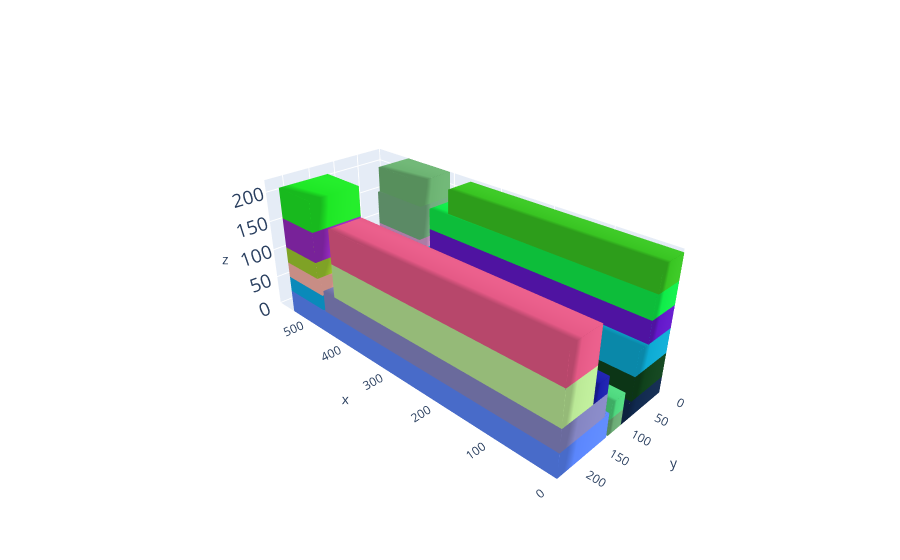

Write notebook code for a chart like this one.
### Code cell
# cont, execution_time,total_volume = MLCP_function(alpha=1.0,beta=0.0,gamma=0,delta=0,p=0,instance=2)
cont, execution_time,total_volume = MLCP_function(alpha=1.0,beta=3.0,gamma=0.1,delta=0.2,p=0.02,instance=2)

L = cont.l;W = cont.w; H = cont.h

box_dims = []
for aabb in cont.aabbs:
  box_dims.append([aabb.xmin,aabb.ymin,aabb.zmin,aabb.xmax,aabb.ymax,aabb.zmax])

bxplot.plot_container([L,W,H], box_dims)

### Figure 1 — Plotly figure (JSON) as saved in the notebook; plotly's stock layout.template omitted (floating-point values rounded to 4 significant figures)
{"data": [{"color": "rgb(15.849656461747625,40.50920388464932,77.92240220753962)", "i": [7, 0, 0, 0, 4, 4, 2, 6, 4, 0, 3, 7], "j": [3, 4, 1, 2, 5, 6, 5, 5, 0, 1, 2, 2], "k": [0, 7, 2, 3, 6, 7, 1, 2, 5, 5, 7, 6], "opacity": 1, "type": "mesh3d", "x": [0, 0, 567, 567, 0, 0, 567, 567], "y": [0, 97, 97, 0, 0, 97, 97, 0], "z": [0, 0, 0, 0, 27, 27, 27, 27]}, {"color": "rgb(90.31178085611711,133.60444878531285,251.37555087479797)", "i": [7, 0, 0, 0, 4, 4, 2, 6, 4, 0, 3, 7], "j": [3, 4, 1, 2, 5, 6, 5, 5, 0, 1, 2, 2], "k": [0, 7, 2, 3, 6, 7, 1, 2, 5, 5, 7, 6], "opacity": 1, "type": "mesh3d", "x": [0, 0, 546, 546, 0, 0, 546, 546], "y": [131, 233, 233, 131, 131, 233, 233, 131], "z": [0, 0, 0, 0, 39, 39, 39, 39]}, {"color": "rgb(14.986524602252333,65.72920644826232,27.011915468498106)", "i": [7, 0, 0, 0, 4, 4, 2, 6, 4, 0, 3, 7], "j": [3, 4, 1, 2, 5, 6, 5, 5, 0, 1, 2, 2], "k": [0, 7, 2, 3, 6, 7, 1, 2, 5, 5, 7, 6], "opacity": 1, "type": "mesh3d", "x": [0, 0, 510, 510, 0, 0, 510, 510], "y": [0, 78, 78, 0, 0, 78, 78, 0], "z": [27, 27, 27, 27, 66, 66, 66, 66]}, {"color": "rgb(131.94646428346257,133.05518350620062,194.43983745078398)", "i": [7, 0, 0, 0, 4, 4, 2, 6, 4, 0, 3, 7], "j": [3, 4, 1, 2, 5, 6, 5, 5, 0, 1, 2, 2], "k": [0, 7, 2, 3, 6, 7, 1, 2, 5, 5, 7, 6], "opacity": 1, "type": "mesh3d", "x": [0, 0, 452, 452, 0, 0, 452, 452], "y": [141, 233, 233, 141, 141, 233, 233, 141], "z": [39, 39, 39, 39, 75, 75, 75, 75]}, {"color": "rgb(12.877840011212633,170.61905869844304,210.8134820076926)", "i": [7, 0, 0, 0, 4, 4, 2, 6, 4, 0, 3, 7], "j": [3, 4, 1, 2, 5, 6, 5, 5, 0, 1, 2, 2], "k": [0, 7, 2, 3, 6, 7, 1, 2, 5, 5, 7, 6], "opacity": 1, "type": "mesh3d", "x": [0, 0, 408, 408, 0, 0, 408, 408], "y": [0, 78, 78, 0, 0, 78, 78, 0], "z": [66, 66, 66, 66, 105, 105, 105, 105]}, {"color": "rgb(186.28960444352148,232.34916764123966,150.1528926365548)", "i": [7, 0, 0, 0, 4, 4, 2, 6, 4, 0, 3, 7], "j": [3, 4, 1, 2, 5, 6, 5, 5, 0, 1, 2, 2], "k": [0, 7, 2, 3, 6, 7, 1, 2, 5, 5, 7, 6], "opacity": 1, "type": "mesh3d", "x": [0, 0, 424, 424, 0, 0, 424, 424], "y": [172, 233, 233, 172, 172, 233, 233, 172], "z": [75, 75, 75, 75, 131, 131, 131, 131]}, {"color": "rgb(12.297618088557957,172.75877883195795,232.49300289819544)", "i": [7, 0, 0, 0, 4, 4, 2, 6, 4, 0, 3, 7], "j": [3, 4, 1, 2, 5, 6, 5, 5, 0, 1, 2, 2], "k": [0, 7, 2, 3, 6, 7, 1, 2, 5, 5, 7, 6], "opacity": 1, "type": "mesh3d", "x": [456, 456, 546, 546, 456, 456, 546, 546], "y": [132, 233, 233, 132, 132, 233, 233, 132], "z": [39, 39, 39, 39, 65, 65, 65, 65]}, {"color": "rgb(106.65420251166535,171.44272359031447,116.88479190557149)", "i": [7, 0, 0, 0, 4, 4, 2, 6, 4, 0, 3, 7], "j": [3, 4, 1, 2, 5, 6, 5, 5, 0, 1, 2, 2], "k": [0, 7, 2, 3, 6, 7, 1, 2, 5, 5, 7, 6], "opacity": 1, "type": "mesh3d", "x": [0, 0, 404, 404, 0, 0, 404, 404], "y": [97, 127, 127, 97, 97, 127, 127, 97], "z": [0, 0, 0, 0, 26, 26, 26, 26]}, {"color": "rgb(241.72483499599994,207.52880974128203,213.25790172627043)", "i": [7, 0, 0, 0, 4, 4, 2, 6, 4, 0, 3, 7], "j": [3, 4, 1, 2, 5, 6, 5, 5, 0, 1, 2, 2], "k": [0, 7, 2, 3, 6, 7, 1, 2, 5, 5, 7, 6], "opacity": 1, "type": "mesh3d", "x": [486, 486, 587, 587, 486, 486, 587, 587], "y": [97, 127, 127, 97, 97, 127, 127, 97], "z": [0, 0, 0, 0, 26, 26, 26, 26]}, {"color": "rgb(98.52522860414581,23.52591832062202,200.91356287495265)", "i": [7, 0, 0, 0, 4, 4, 2, 6, 4, 0, 3, 7], "j": [3, 4, 1, 2, 5, 6, 5, 5, 0, 1, 2, 2], "k": [0, 7, 2, 3, 6, 7, 1, 2, 5, 5, 7, 6], "opacity": 1, "type": "mesh3d", "x": [0, 0, 400, 400, 0, 0, 400, 400], "y": [0, 56, 56, 0, 0, 56, 56, 0], "z": [105, 105, 105, 105, 140, 140, 140, 140]}, {"color": "rgb(250.6156091632272,176.80525786261092,165.83550499670199)", "i": [7, 0, 0, 0, 4, 4, 2, 6, 4, 0, 3, 7], "j": [3, 4, 1, 2, 5, 6, 5, 5, 0, 1, 2, 2], "k": [0, 7, 2, 3, 6, 7, 1, 2, 5, 5, 7, 6], "opacity": 1, "type": "mesh3d", "x": [456, 456, 546, 546, 456, 456, 546, 546], "y": [132, 233, 233, 132, 132, 233, 233, 132], "z": [65, 65, 65, 65, 91, 91, 91, 91]}, {"color": "rgb(77.63536740371123,214.70839873785923,125.5912083877279)", "i": [7, 0, 0, 0, 4, 4, 2, 6, 4, 0, 3, 7], "j": [3, 4, 1, 2, 5, 6, 5, 5, 0, 1, 2, 2], "k": [0, 7, 2, 3, 6, 7, 1, 2, 5, 5, 7, 6], "opacity": 1, "type": "mesh3d", "x": [0, 0, 404, 404, 0, 0, 404, 404], "y": [97, 127, 127, 97, 97, 127, 127, 97], "z": [26, 26, 26, 26, 52, 52, 52, 52]}, {"color": "rgb(154.87683844107656,146.39831520940953,55.71644986776117)", "i": [7, 0, 0, 0, 4, 4, 2, 6, 4, 0, 3, 7], "j": [3, 4, 1, 2, 5, 6, 5, 5, 0, 1, 2, 2], "k": [0, 7, 2, 3, 6, 7, 1, 2, 5, 5, 7, 6], "opacity": 1, "type": "mesh3d", "x": [486, 486, 587, 587, 486, 486, 587, 587], "y": [97, 127, 127, 97, 97, 127, 127, 97], "z": [26, 26, 26, 26, 52, 52, 52, 52]}, {"color": "rgb(228.62962934340933,89.335665169213,133.92797434652934)", "i": [7, 0, 0, 0, 4, 4, 2, 6, 4, 0, 3, 7], "j": [3, 4, 1, 2, 5, 6, 5, 5, 0, 1, 2, 2], "k": [0, 7, 2, 3, 6, 7, 1, 2, 5, 5, 7, 6], "opacity": 1, "type": "mesh3d", "x": [0, 0, 424, 424, 0, 0, 424, 424], "y": [172, 233, 233, 172, 172, 233, 233, 172], "z": [131, 131, 131, 131, 187, 187, 187, 187]}, {"color": "rgb(158.33660975565886,202.21949933749002,47.313214124455726)", "i": [7, 0, 0, 0, 4, 4, 2, 6, 4, 0, 3, 7], "j": [3, 4, 1, 2, 5, 6, 5, 5, 0, 1, 2, 2], "k": [0, 7, 2, 3, 6, 7, 1, 2, 5, 5, 7, 6], "opacity": 1, "type": "mesh3d", "x": [465, 465, 546, 546, 465, 465, 546, 546], "y": [136, 233, 233, 136, 136, 233, 233, 136], "z": [91, 91, 91, 91, 118, 118, 118, 118]}, {"color": "rgb(27.07539466222278,30.550080222717007,172.31857514479506)", "i": [7, 0, 0, 0, 4, 4, 2, 6, 4, 0, 3, 7], "j": [3, 4, 1, 2, 5, 6, 5, 5, 0, 1, 2, 2], "k": [0, 7, 2, 3, 6, 7, 1, 2, 5, 5, 7, 6], "opacity": 1, "type": "mesh3d", "x": [0, 0, 202, 202, 0, 0, 202, 202], "y": [142, 172, 172, 142, 142, 172, 172, 142], "z": [75, 75, 75, 75, 101, 101, 101, 101]}, {"color": "rgb(15.87118647939548,235.7539912358429,72.92374222815019)", "i": [7, 0, 0, 0, 4, 4, 2, 6, 4, 0, 3, 7], "j": [3, 4, 1, 2, 5, 6, 5, 5, 0, 1, 2, 2], "k": [0, 7, 2, 3, 6, 7, 1, 2, 5, 5, 7, 6], "opacity": 1, "type": "mesh3d", "x": [0, 0, 400, 400, 0, 0, 400, 400], "y": [0, 56, 56, 0, 0, 56, 56, 0], "z": [140, 140, 140, 140, 175, 175, 175, 175]}, {"color": "rgb(213.63401844606366,154.4279460492242,207.30443892933943)", "i": [7, 0, 0, 0, 4, 4, 2, 6, 4, 0, 3, 7], "j": [3, 4, 1, 2, 5, 6, 5, 5, 0, 1, 2, 2], "k": [0, 7, 2, 3, 6, 7, 1, 2, 5, 5, 7, 6], "opacity": 1, "type": "mesh3d", "x": [410, 410, 510, 510, 410, 410, 510, 510], "y": [0, 70, 70, 0, 0, 70, 70, 0], "z": [66, 66, 66, 66, 122, 122, 122, 122]}, {"color": "rgb(149.6209967478441,42.36863568715244,191.32265792182895)", "i": [7, 0, 0, 0, 4, 4, 2, 6, 4, 0, 3, 7], "j": [3, 4, 1, 2, 5, 6, 5, 5, 0, 1, 2, 2], "k": [0, 7, 2, 3, 6, 7, 1, 2, 5, 5, 7, 6], "opacity": 1, "type": "mesh3d", "x": [466, 466, 546, 546, 466, 466, 546, 546], "y": [142, 233, 233, 142, 142, 233, 233, 142], "z": [118, 118, 118, 118, 168, 168, 168, 168]}, {"color": "rgb(56.561863695952354,196.68921004649997,33.82189727607376)", "i": [7, 0, 0, 0, 4, 4, 2, 6, 4, 0, 3, 7], "j": [3, 4, 1, 2, 5, 6, 5, 5, 0, 1, 2, 2], "k": [0, 7, 2, 3, 6, 7, 1, 2, 5, 5, 7, 6], "opacity": 1, "type": "mesh3d", "x": [0, 0, 364, 364, 0, 0, 364, 364], "y": [0, 50, 50, 0, 0, 50, 50, 0], "z": [175, 175, 175, 175, 215, 215, 215, 215]}, {"color": "rgb(113.53611506369053,172.2991431890072,126.27171471098346)", "i": [7, 0, 0, 0, 4, 4, 2, 6, 4, 0, 3, 7], "j": [3, 4, 1, 2, 5, 6, 5, 5, 0, 1, 2, 2], "k": [0, 7, 2, 3, 6, 7, 1, 2, 5, 5, 7, 6], "opacity": 1, "type": "mesh3d", "x": [410, 410, 510, 510, 410, 410, 510, 510], "y": [0, 70, 70, 0, 0, 70, 70, 0], "z": [122, 122, 122, 122, 178, 178, 178, 178]}, {"color": "rgb(30.25773683323667,231.40582881282242,37.76952033401544)", "i": [7, 0, 0, 0, 4, 4, 2, 6, 4, 0, 3, 7], "j": [3, 4, 1, 2, 5, 6, 5, 5, 0, 1, 2, 2], "k": [0, 7, 2, 3, 6, 7, 1, 2, 5, 5, 7, 6], "opacity": 1, "type": "mesh3d", "x": [466, 466, 546, 546, 466, 466, 546, 546], "y": [142, 233, 233, 142, 142, 233, 233, 142], "z": [168, 168, 168, 168, 218, 218, 218, 218]}, {"color": "rgb(108.29491967776677,179.15400313177204,114.46898805044897)", "i": [7, 0, 0, 0, 4, 4, 2, 6, 4, 0, 3, 7], "j": [3, 4, 1, 2, 5, 6, 5, 5, 0, 1, 2, 2], "k": [0, 7, 2, 3, 6, 7, 1, 2, 5, 5, 7, 6], "opacity": 1, "type": "mesh3d", "x": [410, 410, 510, 510, 410, 410, 510, 510], "y": [0, 66, 66, 0, 0, 66, 66, 0], "z": [178, 178, 178, 178, 220, 220, 220, 220]}], "layout": {"autosize": false, "margin": {"b": 0, "l": 0, "r": 0, "t": 0}, "paper_bgcolor": "rgba(0,0,0,0)", "scene": {"camera": {"center": {"x": 0, "y": 0, "z": 0}, "eye": {"x": -2, "y": 2, "z": 1.5}, "up": {"x": 0, "y": 0, "z": 1}}, "xaxis": {"nticks": 10, "range": [0, 587], "showspikes": false}, "yaxis": {"nticks": 5, "range": [0, 233], "showspikes": false}, "zaxis": {"nticks": 5, "range": [0, 220], "tickfont": {"size": 15}}}}}
